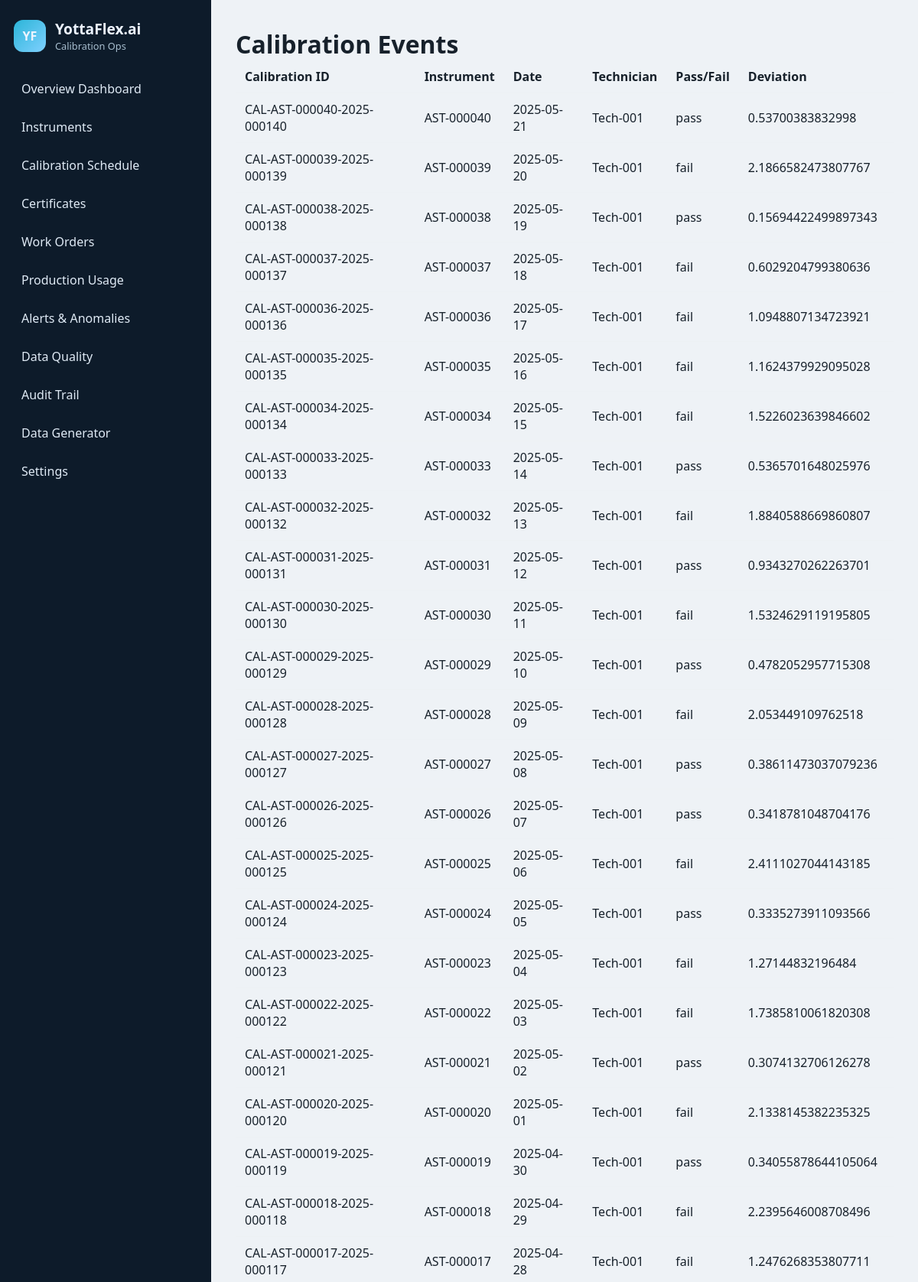
Page /calibration (upper part) on the committed database.
### tables this page shows
CREATE TABLE calibration_event (
    id INTEGER PRIMARY KEY AUTOINCREMENT,
    calibration_id TEXT UNIQUE NOT NULL,
    instrument_id TEXT NOT NULL,
    calibration_date TEXT NOT NULL,
    technician TEXT NOT NULL,
    supplier TEXT NOT NULL,
    measured_value REAL,
    reference_value REAL,
    tolerance_limit REAL,
    deviation REAL,
    pass_fail TEXT NOT NULL,
    certificate_reference TEXT,
    calibration_status TEXT NOT NULL,
    remarks TEXT,
    FOREIGN KEY (instrument_id) REFERENCES instrument(instrument_id)
);

### yottaflex/app.py (the view)
    @app.route('/calibration')
    def calibration():
        conn = get_connection(app.config['DATABASE_PATH'])
        rows = conn.execute('SELECT * FROM calibration_event ORDER BY calibration_date DESC LIMIT 100').fetchall()
        conn.close()
        return render_template('calibration.html', events=rows)

### yottaflex/db.py (called while the page is built)
def get_connection(database_path=None):
    path = database_path or os.getenv('DATABASE_PATH')
    if not path:
        os.makedirs(str(BASE_DIR / 'data'), exist_ok=True)
        path = str(BASE_DIR / 'data' / 'yottaflex.db')
    os.makedirs(os.path.dirname(path) or '.', exist_ok=True)
    conn = sqlite3.connect(path)
    conn.row_factory = sqlite3.Row
    return conn

### templates/calibration.html (shortened to what this page needs)
{% extends 'base.html' %}
{% block content %}
<h1>Calibration Events</h1>
<table class="table">
  <thead><tr><th>Calibration ID</th><th>Instrument</th><th>Date</th><th>Technician</th><th>Pass/Fail</th><th>Deviation</th></tr></thead>
  <tbody>
    {% for row in events %}
    <tr><td>{{ row.calibration_id }}</td><td>{{ row.instrument_id }}</td><td>{{ row.calibration_date }}</td><td>{{ row.technician }}</td><td>{{ row.pass_fail }}</td><td>{{ row.deviation }}</td></tr>
    {% endfor %}
  </tbody>
</table>
{% endblock %}

### static/styles.css (style rules this page uses)
body { margin:0; font-family:Segoe UI, Arial,sans-serif; background:#eef2f6; color:#17212b; }
h1 { margin: 4px 0 0; font-size:2rem; }
.table { width:100%; border-collapse:collapse; }
.table th, .table td { padding:10px 12px; border-bottom:1px solid #edf1f4; text-align:left; }

### rows in the picture
calibration_event: calibration_id "CAL-AST-000040-2025-000140", instrument_id "AST-000040", calibration_date "2025-05-21", technician "Tech-001", pass_fail "pass", deviation "0.53700383832998"
calibration_event: calibration_id "CAL-AST-000039-2025-000139", instrument_id "AST-000039", calibration_date "2025-05-20", technician "Tech-001", pass_fail "fail", deviation "2.1866582473807767"
calibration_event: calibration_id "CAL-AST-000038-2025-000138", instrument_id "AST-000038", calibration_date "2025-05-19", technician "Tech-001", pass_fail "pass", deviation "0.15694422499897343"
calibration_event: calibration_id "CAL-AST-000037-2025-000137", instrument_id "AST-000037", calibration_date "2025-05-18", technician "Tech-001", pass_fail "fail", deviation "0.6029204799380636"
calibration_event: calibration_id "CAL-AST-000036-2025-000136", instrument_id "AST-000036", calibration_date "2025-05-17", technician "Tech-001", pass_fail "fail", deviation "1.0948807134723921"
calibration_event: calibration_id "CAL-AST-000035-2025-000135", instrument_id "AST-000035", calibration_date "2025-05-16", technician "Tech-001", pass_fail "fail", deviation "1.1624379929095028"
calibration_event: calibration_id "CAL-AST-000034-2025-000134", instrument_id "AST-000034", calibration_date "2025-05-15", technician "Tech-001", pass_fail "fail", deviation "1.5226023639846602"
calibration_event: calibration_id "CAL-AST-000033-2025-000133", instrument_id "AST-000033", calibration_date "2025-05-14", technician "Tech-001", pass_fail "pass", deviation "0.5365701648025976"
calibration_event: calibration_id "CAL-AST-000032-2025-000132", instrument_id "AST-000032", calibration_date "2025-05-13", technician "Tech-001", pass_fail "fail", deviation "1.8840588669860807"
calibration_event: calibration_id "CAL-AST-000031-2025-000131", instrument_id "AST-000031", calibration_date "2025-05-12", technician "Tech-001", pass_fail "pass", deviation "0.9343270262263701"
calibration_event: calibration_id "CAL-AST-000030-2025-000130", instrument_id "AST-000030", calibration_date "2025-05-11", technician "Tech-001", pass_fail "fail", deviation "1.5324629119195805"
calibration_event: calibration_id "CAL-AST-000029-2025-000129", instrument_id "AST-000029", calibration_date "2025-05-10", technician "Tech-001", pass_fail "pass", deviation "0.4782052957715308"
calibration_event: calibration_id "CAL-AST-000028-2025-000128", instrument_id "AST-000028", calibration_date "2025-05-09", technician "Tech-001", pass_fail "fail", deviation "2.053449109762518"
calibration_event: calibration_id "CAL-AST-000027-2025-000127", instrument_id "AST-000027", calibration_date "2025-05-08", technician "Tech-001", pass_fail "pass", deviation "0.38611473037079236"
calibration_event: calibration_id "CAL-AST-000026-2025-000126", instrument_id "AST-000026", calibration_date "2025-05-07", technician "Tech-001", pass_fail "pass", deviation "0.3418781048704176"
calibration_event: calibration_id "CAL-AST-000025-2025-000125", instrument_id "AST-000025", calibration_date "2025-05-06", technician "Tech-001", pass_fail "fail", deviation "2.4111027044143185"
calibration_event: calibration_id "CAL-AST-000024-2025-000124", instrument_id "AST-000024", calibration_date "2025-05-05", technician "Tech-001", pass_fail "pass", deviation "0.3335273911093566"
calibration_event: calibration_id "CAL-AST-000023-2025-000123", instrument_id "AST-000023", calibration_date "2025-05-04", technician "Tech-001", pass_fail "fail", deviation "1.27144832196484"
calibration_event: calibration_id "CAL-AST-000022-2025-000122", instrument_id "AST-000022", calibration_date "2025-05-03", technician "Tech-001", pass_fail "fail", deviation "1.7385810061820308"
calibration_event: calibration_id "CAL-AST-000021-2025-000121", instrument_id "AST-000021", calibration_date "2025-05-02", technician "Tech-001", pass_fail "pass", deviation "0.3074132706126278"
calibration_event: calibration_id "CAL-AST-000020-2025-000120", instrument_id "AST-000020", calibration_date "2025-05-01", technician "Tech-001", pass_fail "fail", deviation "2.1338145382235325"
calibration_event: calibration_id "CAL-AST-000019-2025-000119", instrument_id "AST-000019", calibration_date "2025-04-30", technician "Tech-001", pass_fail "pass", deviation "0.34055878644105064"
calibration_event: calibration_id "CAL-AST-000018-2025-000118", instrument_id "AST-000018", calibration_date "2025-04-29", technician "Tech-001", pass_fail "fail", deviation "2.2395646008708496"
calibration_event: calibration_id "CAL-AST-000017-2025-000117", instrument_id "AST-000017", calibration_date "2025-04-28", technician "Tech-001", pass_fail "fail", deviation "1.2476268353807711"
